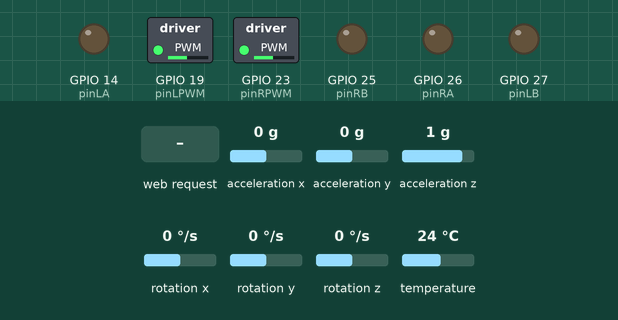
This sketch was run on a simulated ESP32. Shown: switched loads named in the sketch (green lamp = pin HIGH), output pins drawn as LEDs (lit = HIGH). The test bench sets the inputs (shaded band); at power-on: acceleration x 0 g, acceleration y 0 g, acceleration z 1 g, rotation x 0 °/s, rotation y 0 °/s, rotation z 0 °/s, temperature 24 °C. WiFi joins after 1.5 s; servers stay silent unless stated; storage starts empty; what the sketch prints to the serial monitor is not drawn.

Above: at 3.2 s.
3.3 s: HTTP request GET /f received
At 3.9 s:
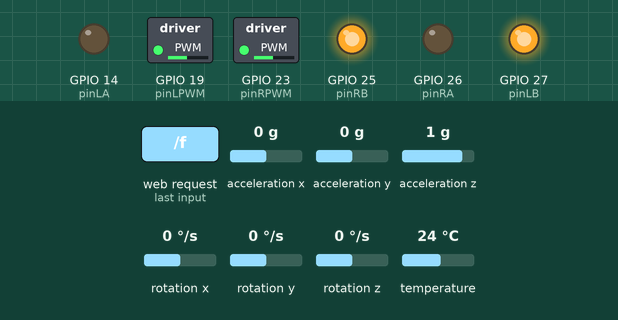
4.8 s: HTTP request GET /b received
At 6.0 s:
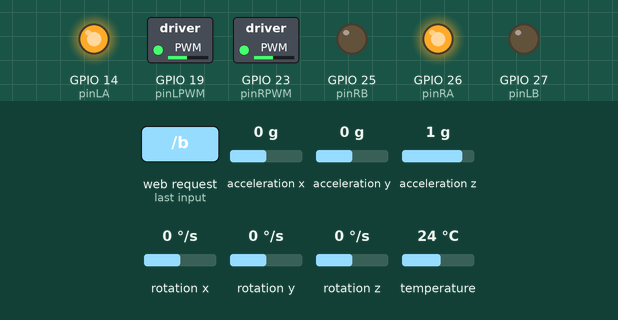
6.3 s: HTTP request GET /l received
At 7.4 s:
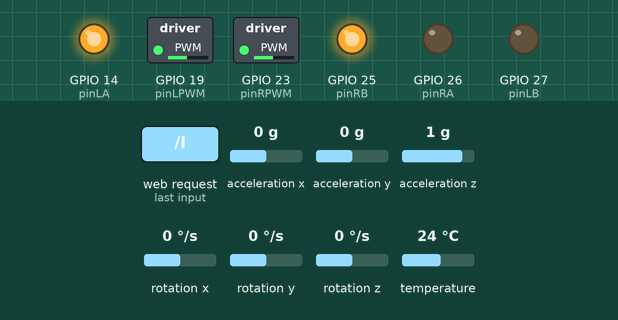
7.8 s: HTTP request GET /r received
At 8.5 s:
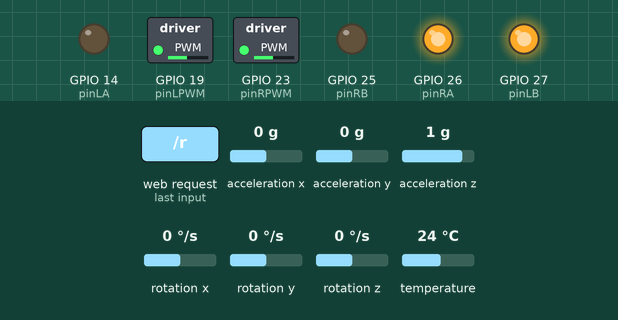
9.3 s: HTTP request GET /s received
At 9.6 s:
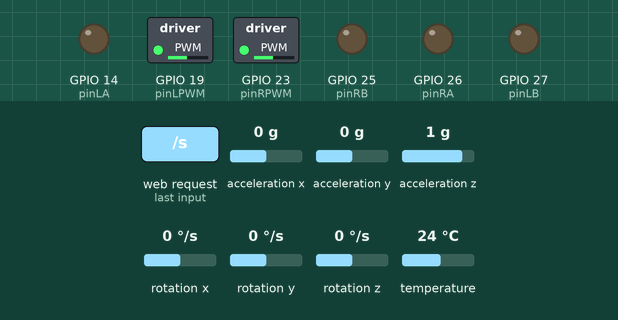
Timing chart, 0 to 11.8 s (numbered marks = the images above; inputs shaded):
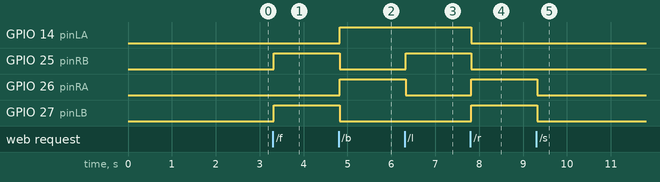

The sketch:

codigo_robo.ino
```cpp
#include <Arduino.h>
#include <WiFi.h>
#include <ESPAsyncWebServer.h>
#include <Wire.h>
#include <Adafruit_MPU6050.h>
#include <Adafruit_Sensor.h>
#include "SPIFFS.h"
#include "index.h"

#define ROTEADOR

#define pinLA 14
#define pinLB 27
#define pinLPWM 19
#define pinRA 26
#define pinRB 25
#define pinRPWM 23

#ifdef ROTEADOR
// const char* ssid = "Allicia30";
// const char* password = "123aaa123";
// const char* ssid = "TesteRobotics";
// const char* password = "RoboTQ9812w";
// const char* ssid = "ws_iot";
// const char* password = "Us0C0nc1enT3";
// const char* ssid = "Casa_Wifi2";
// const char* password = "@r1@n3mr";
const char* ssid = "Familia Santos-2.4G";
const char* password = "teste1234";
#else
const char* ssid = "ESP_Car";
const char* password = "carro123";
#endif

AsyncWebServer server(80);
AsyncEventSource events("/events");

Adafruit_MPU6050 mpu;

bool isLogging = false;
unsigned long startTime = 0;

String dataBuffer = "";
const int batchSize = 10;
int bufferCount = 0;

void motorStop() {
  digitalWrite(pinLA, LOW);
  digitalWrite(pinLB, LOW);
  digitalWrite(pinRA, LOW);
  digitalWrite(pinRB, LOW);
}

void motorForward() {
  digitalWrite(pinLA, LOW);
  digitalWrite(pinLB, HIGH);
  digitalWrite(pinRA, LOW);
  digitalWrite(pinRB, HIGH);
}

void motorBack() {
  digitalWrite(pinLA, HIGH);
  digitalWrite(pinLB, LOW);
  digitalWrite(pinRA, HIGH);
  digitalWrite(pinRB, LOW);
}

void motorLeft() {
  digitalWrite(pinLA, HIGH);
  digitalWrite(pinLB, LOW);
  digitalWrite(pinRA, LOW);
  digitalWrite(pinRB, HIGH);
}

void motorRight() {
  digitalWrite(pinLA, LOW);
  digitalWrite(pinLB, HIGH);
  digitalWrite(pinRA, HIGH);
  digitalWrite(pinRB, LOW);
}

void setup() {
  Serial.begin(115200);

  // Inicializa SPIFFS
  if (!SPIFFS.begin(true)) {
    Serial.println("Erro ao montar SPIFFS!");
    return;
  }

  // Inicializa Wi-Fi
#ifdef ROTEADOR
  WiFi.begin(ssid, password);
  Serial.print("Conectando ao Wi-Fi");
  while (WiFi.status() != WL_CONNECTED) {
    delay(1000);
    Serial.print(".");
  }
  Serial.println("\nConectado!");
  Serial.print("IP do servidor: ");
  Serial.println(WiFi.localIP());
#else
  WiFi.softAP(ssid, password);
  IPAddress IP = WiFi.softAPIP();
  Serial.print("IP do servidor: ");
  Serial.println(IP);
#endif

  // Inicializa I2C para o MPU6050
  Wire.begin(21, 22);
  if (!mpu.begin()) {
    Serial.println("Falha ao inicializar o MPU6050!");
    while (1) delay(10);
  }
  Serial.println("MPU6050 pronto!");

  mpu.setAccelerometerRange(MPU6050_RANGE_8_G);
  mpu.setGyroRange(MPU6050_RANGE_500_DEG);
  mpu.setFilterBandwidth(MPU6050_BAND_21_HZ);

  // Pinos do robô
  pinMode(pinLA, OUTPUT);
  pinMode(pinLB, OUTPUT);
  pinMode(pinLPWM, OUTPUT);
  pinMode(pinRA, OUTPUT);
  pinMode(pinRB, OUTPUT);
  pinMode(pinRPWM, OUTPUT);

  analogWrite(pinLPWM, 120);
  analogWrite(pinRPWM, 120);

  motorStop();

  // Serve arquivos estáticos (CSS, etc.)
  server.serveStatic("/", SPIFFS, "/");

  server.on("/", HTTP_GET, [](AsyncWebServerRequest *request){
    request->send_P(200, "text/html", INDEX_HTML);
  });

  server.on("/datalog", HTTP_GET, [](AsyncWebServerRequest *request){
    request->send(SPIFFS, "/datalog.txt", "text/plain", true);
  });

  server.on("/startlog", HTTP_GET, [](AsyncWebServerRequest *request){
    isLogging = true;
    startTime = millis();  // Zera o tempo base aqui
    File file = SPIFFS.open("/datalog.txt", FILE_WRITE);
    if (file) {
      file.println("timestamp, accX, accY, accZ, gyroX, gyroY, gyroZ");
      file.close();
    }
    request->send(200, "text/plain", "Logger iniciado.");
  });

  server.on("/stoplog", HTTP_GET, [](AsyncWebServerRequest *request){
    if (dataBuffer.length() > 0) {
      File file = SPIFFS.open("/datalog.txt", FILE_APPEND);
      if (file) {
        file.print(dataBuffer);
        file.close();
      }
      dataBuffer = "";
      bufferCount = 0;
    }

    isLogging = false;
    request->send(200, "text/plain", "Logger parado.");
  });

  // Comandos do robô
  server.on("/f", HTTP_GET, [](AsyncWebServerRequest *request){
    motorForward();
    request->send(200, "text/plain", "Frente");
  });

  server.on("/b", HTTP_GET, [](AsyncWebServerRequest *request){
    motorBack();
    request->send(200, "text/plain", "Trás");
  });

  server.on("/l", HTTP_GET, [](AsyncWebServerRequest *request){
    motorLeft();
    request->send(200, "text/plain", "Esquerda");
  });

  server.on("/r", HTTP_GET, [](AsyncWebServerRequest *request){
    motorRight();
    request->send(200, "text/plain", "Direita");
  });

  server.on("/s", HTTP_GET, [](AsyncWebServerRequest *request){
    motorStop();
    request->send(200, "text/plain", "Parar");
  });

  events.onConnect([](AsyncEventSourceClient *client){
    client->send("hello!", NULL, millis(), 1000);
  });
  server.addHandler(&events);

  server.begin();
}

unsigned long lastReadTime = 0;
const unsigned long readInterval = 100;

void loop() {
  unsigned long currentTime = millis();

  if (currentTime - lastReadTime >= readInterval) {
    lastReadTime = currentTime;

    sensors_event_t a, g, temp;
    mpu.getEvent(&a, &g, &temp);

    String json = "{";
    json += "\"accX\":" + String(a.acceleration.x, 2) + ",";
    json += "\"accY\":" + String(a.acceleration.y, 2) + ",";
    json += "\"accZ\":" + String(a.acceleration.z, 2) + ",";
    json += "\"gyroX\":" + String(g.gyro.x, 2) + ",";
    json += "\"gyroY\":" + String(g.gyro.y, 2) + ",";
    json += "\"gyroZ\":" + String(g.gyro.z, 2);
    json += "}";

    events.send(json.c_str(), "sensor_readings", millis());

    if (isLogging) {
      unsigned long timestamp = millis() - startTime;

      String line = String(timestamp) + ", " +
                    String(a.acceleration.x, 2) + ", " +
                    String(a.acceleration.y, 2) + ", " +
                    String(a.acceleration.z, 2) + ", " +
                    String(g.gyro.x, 2) + ", " +
                    String(g.gyro.y, 2) + ", " +
                    String(g.gyro.z, 2) + "\n";

      dataBuffer += line;
      bufferCount++;

      if (bufferCount >= batchSize) {
        File file = SPIFFS.open("/datalog.txt", FILE_APPEND);
        if (file) {
          file.print(dataBuffer);
          file.close();
        }
        dataBuffer = "";
        bufferCount = 0;
      }
    }
  }
}
```

index.h
```cpp
#pragma once

const char INDEX_HTML[] PROGMEM = R"rawliteral(
<!DOCTYPE html>
<html>
<head>
  <meta charset="UTF-8">
  <title>Robô ESP32 + MPU6050</title>
  <meta name="viewport" content="width=device-width, initial-scale=1">
  <link href="https://fonts.googleapis.com/css2?family=Roboto:wght@400;700&display=swap" rel="stylesheet">
  <style>
    body {
      font-family: 'Roboto', Arial, sans-serif;
      background: #EEF1F5;
      margin: 0;
      color: #333333;
      line-height: 1.6;
    }

    h1 {
      background: #1A4F7F;
      color: white;
      margin: 0;
      padding: 18px 25px;
      box-shadow: 0 4px 8px rgba(0, 0, 0, 0.15);
      text-align: center;
      font-size: 2.2em;
      letter-spacing: 0.5px;
    }

    .container {
        max-width: 1200px;
        margin: 30px auto;
        padding: 0 20px;
    }

    .row {
      display: flex;
      justify-content: center;
      gap: 30px;
      flex-wrap: wrap;
      margin-bottom: 30px;
    }

    .container > .row:last-child {
        margin-bottom: 0;
    }

    .card {
      background: white;
      padding: 30px;
      border-radius: 12px;
      box-shadow: 0 6px 18px rgba(0, 0, 0, 0.12);
      box-sizing: border-box;
      flex: 1 1 480px;
      transition: transform 0.2s ease-in-out, box-shadow 0.2s ease-in-out;
      min-width: 300px;
    }

    .card:hover {
      transform: translateY(-8px);
      box-shadow: 0 10px 25px rgba(0, 0, 0, 0.18);
    }

    h2 {
      color: #1A4F7F;
      margin-top: 0;
      margin-bottom: 20px;
      border-bottom: 2px solid #E0E4EB;
      padding-bottom: 12px;
      font-size: 1.8em;
    }

    .btn {
      display: inline-block;
      padding: 14px 28px;
      background: #3498DB;
      color: white;
      text-decoration: none;
      margin: 8px;
      border-radius: 8px;
      cursor: pointer;
      font-family: 'Roboto', sans-serif;
      font-size: 1.05em;
      font-weight: 500;
      text-align: center;
      border: none;
      transition: background 0.3s ease, transform 0.1s ease, box-shadow 0.2s ease;
      box-shadow: 0 4px 6px rgba(0, 0, 0, 0.1);
    }
    .btn:hover {
      background: #2980B9;
      transform: translateY(-3px);
      box-shadow: 0 6px 10px rgba(0, 0, 0, 0.15);
    }
    .btn:active {
      background: #1F6B9A;
      transform: translateY(0);
      box-shadow: 0 2px 4px rgba(0, 0, 0, 0.1);
    }
    .btn:focus {
      outline: none;
      box-shadow: 0 0 0 3px rgba(52, 152, 219, 0.5);
    }

    .btn.btn-logger-start {
      background: #2ECC71;
    }
    .btn.btn-logger-start:hover {
      background: #27AE60;
    }
    .btn.btn-logger-start:active {
      background: #219150;
    }
    .btn.btn-logger-stop {
      background: #E74C3C;
    }
    .btn.btn-logger-stop:hover {
      background: #C0392B;
    }
    .btn.btn-logger-stop:active {
      background: #A03025;
    }
    .btn.download {
      background: #34495E;
    }
    .btn.download:hover {
      background: #2C3E50;
    }
    .btn.download:active {
      background: #233140;
    }

    .btn.btn-emergency-stop {
      background: #E74C3C;
      font-size: 1.2em;
      padding: 18px 36px;
      margin-top: 25px;
      display: block;
      margin-left: auto;
      margin-right: auto;
      max-width: 280px;
      border-radius: 10px;
      box-shadow: 0 5px 15px rgba(231, 76, 60, 0.4);
    }
    .btn.btn-emergency-stop:hover {
      background: #C0392B;
      transform: translateY(-4px);
      box-shadow: 0 8px 20px rgba(231, 76, 60, 0.5);
    }
    .btn.btn-emergency-stop:active {
      background: #A03025;
      transform: translateY(0);
      box-shadow: 0 3px 8px rgba(231, 76, 60, 0.3);
    }
    .btn.btn-emergency-stop:focus {
      box-shadow: 0 0 0 4px rgba(231, 76, 60, 0.6);
    }

    .reading {
      font-size: 1.4em;
      margin-bottom: 10px;
      color: #555555;
      font-weight: 500;
    }

    #loggerControlCard .btn-group-primary {
      display: flex;
      justify-content: center;
      gap: 15px;
      margin-bottom: 10px;
      flex-wrap: wrap;
    }

    #loggerControlCard .btn-group-secondary {
      display: flex;
      justify-content: center;
      margin-bottom: 20px;
      flex-wrap: wrap;
    }

    #loggerStatus {
      font-weight: bold;
      margin-top: 20px;
      font-size: 1.15em;
      text-align: center;
      padding: 10px 20px;
      border-radius: 6px;
      display: inline-block;
      min-width: 180px;
      transition: background 0.3s ease, color 0.3s ease;
      display: block;
      margin-left: auto;
      margin-right: auto;
    }
    .logger-active {
      background: #D4EDDA;
      color: #155724;
      border: 1px solid #C3E6CB;
    }
    .logger-inactive {
      background: #F8D7DA;
      color: #721C24;
      border: 1px solid #F5C6CB;
    }

    #robotControlCard .control-grid {
      display: grid;
      grid-template-columns: repeat(3, 80px);
      gap: 20px;
      justify-content: center;
      margin-top: 25px;
    }

    .robot-control-btn {
      padding: 0;
      font-size: 2em;
      border-radius: 50%;
      width: 80px;
      height: 80px;
      display: flex;
      justify-content: center;
      align-items: center;
      background: #5DADE2;
      color: white;
      border: none;
      cursor: pointer;
      transition: background 0.3s ease, transform 0.1s ease, box-shadow 0.2s ease;
      box-shadow: 0 4px 6px rgba(0, 0, 0, 0.1);
    }
    .robot-control-btn:hover {
      background: #3498DB;
      transform: translateY(-4px);
      box-shadow: 0 6px 12px rgba(0, 0, 0, 0.15);
    }
    .robot-control-btn:active {
      background: #1F6B9A;
      transform: translateY(0);
      box-shadow: 0 2px 4px rgba(0, 0, 0, 0.1);
    }
    .robot-control-btn:focus {
        outline: none;
        box-shadow: 0 0 0 4px rgba(93, 173, 226, 0.5);
    }

    @media (max-width: 768px) {
      h1 {
        font-size: 1.8em;
        padding: 15px;
      }
      .container {
        padding: 0 15px;
      }
      .row {
        flex-direction: column;
        align-items: center;
        gap: 20px;
        margin-bottom: 20px;
      }
      .card {
        width: 95%;
        max-width: 400px;
        padding: 25px;
      }
      h2 {
        font-size: 1.5em;
        margin-bottom: 15px;
      }
      .btn {
        width: calc(50% - 16px);
        margin: 8px;
        padding: 12px 20px;
        font-size: 1em;
      }
      #loggerControlCard .btn-group-primary,
      #loggerControlCard .btn-group-secondary {
        justify-content: space-evenly;
        gap: 10px;
      }
      .robot-control-btn {
        width: 65px;
        height: 65px;
        font-size: 1.8em;
      }
      #robotControlCard .control-grid {
        grid-template-columns: repeat(3, 65px);
        gap: 15px;
      }
      .reading {
        font-size: 1.2em;
      }
      #loggerStatus {
        font-size: 1em;
        padding: 8px 15px;
      }
      .btn.btn-emergency-stop {
        width: calc(100% - 16px);
        max-width: none;
      }
    }

    @media (max-width: 480px) {
        .btn {
            width: calc(100% - 16px);
        }
        #loggerControlCard .btn-group-primary,
        #loggerControlCard .btn-group-secondary {
            flex-direction: column;
            align-items: center;
        }
        #robotControlCard .control-grid {
            grid-template-columns: repeat(3, 55px);
            gap: 10px;
        }
        .robot-control-btn {
            width: 55px;
            height: 55px;
            font-size: 1.6em;
        }
    }
  </style>
</head>
<body>
  <h1>Robô ESP32 + MPU6050</h1>
  <div class="container">
    <div class="row">
      <div class="card" id="gyroCard">
        <h2>Giroscópio</h2>
        <p class="reading">X: <span id="gyroX">0</span> °/s</p>
        <p class="reading">Y: <span id="gyroY">0</span> °/s</p>
        <p class="reading">Z: <span id="gyroZ">0</span> °/s</p>
      </div>

      <div class="card" id="accelerometerCard">
        <h2>Acelerômetro</h2>
        <p class="reading">X: <span id="accX">0</span> m/s²</p>
        <p class="reading">Y: <span id="accY">0</span> m/s²</p>
        <p class="reading">Z: <span id="accZ">0</span> m/s²</p>
      </div>
    </div>

    <div class="row">
      <div class="card" id="loggerControlCard">
        <h2>Logger</h2>
        <div class="btn-group-primary">
          <button class="btn btn-logger-start" onclick="startLogger()">Iniciar Logger</button>
          <button class="btn btn-logger-stop" onclick="stopLogger()">Parar Logger</button>
        </div>
        <div class="btn-group-secondary">
          <a href="/datalog" class="btn download" download="datalog.txt">Baixar Datalog</a>
        </div>
        <p id="loggerStatus" class="logger-inactive">Logger está desligado</p>
      </div>

      <div class="card" id="robotControlCard">
        <h2>Controles do Robô</h2>
        <div class="control-grid">
          <div></div>
          <button class="robot-control-btn" onmousedown="move('/f')" onmouseup="stop()">↑</button>
          <div></div>
          <button class="robot-control-btn" onmousedown="move('/l')" onmouseup="stop()">←</button>
          <button class="robot-control-btn" onmousedown="move('/b')" onmouseup="stop()">↓</button>
          <button class="robot-control-btn" onmousedown="move('/r')" onmouseup="stop()">→</button>
        </div>
        <button class="btn btn-emergency-stop" onclick="emergencyStop()">PARAR TUDO</button>
      </div>
    </div>
  </div>

<script>
  if (!!window.EventSource) {
    const source = new EventSource('/events');
    source.addEventListener('sensor_readings', function(e) {
      const data = JSON.parse(e.data);
      document.getElementById("accX").textContent = data.accX;
      document.getElementById("accY").textContent = data.accY;
      document.getElementById("accZ").textContent = data.accZ;
      document.getElementById("gyroX").textContent = data.gyroX;
      document.getElementById("gyroY").textContent = data.gyroY;
      document.getElementById("gyroZ").textContent = data.gyroZ;
    }, false);
  }

  let lastCommand = "";

  const commandMap = {
    'w': '/f',
    'arrowup': '/f',
    's': '/b',
    'arrowdown': '/b',
    'a': '/l',
    'arrowleft': '/l',
    'd': '/r',
    'arrowright': '/r'
  };

  document.addEventListener('keydown', function(event) {
    const key = event.key.toLowerCase();
    if (commandMap[key] && lastCommand !== key) {
      fetch(commandMap[key]);
      lastCommand = key;
    }
  });

  document.addEventListener('keyup', function(event) {
    const key = event.key.toLowerCase();
    if (commandMap[key]) {
      fetch("/s");
      lastCommand = "";
    }
  });

  function startLogger() {
    fetch("/startlog").then(() => {
      const statusElement = document.getElementById("loggerStatus");
      statusElement.textContent = "Logger está ativo";
      statusElement.classList.remove("logger-inactive");
      statusElement.classList.add("logger-active");
    });
  }

  function stopLogger() {
    fetch("/stoplog").then(() => {
      const statusElement = document.getElementById("loggerStatus");
      statusElement.textContent = "Logger está desligado";
      statusElement.classList.remove("logger-active");
      statusElement.classList.add("logger-inactive");
    });
  }

  function move(dir) {
    fetch(dir);
  }

  function stop() {
    fetch("/s");
  }

  function emergencyStop() {
    stop();
    stopLogger();
    console.log("Comando de emergência executado: Robô parado e Logger desligado.");
  }

  document.addEventListener('DOMContentLoaded', () => {
    const statusElement = document.getElementById("loggerStatus");
    statusElement.textContent = "Logger está desligado";
    statusElement.classList.add("logger-inactive");
  });
</script>
</body>
</html>
)rawliteral";
```

Measured:
- after the input at 3.3 s, GPIO 25 (pinRB), GPIO 27 (pinLB): LOW → HIGH at once
- after the input at 4.8 s, GPIO 14 (pinLA), GPIO 26 (pinRA): LOW → HIGH at once; GPIO 25 (pinRB), GPIO 27 (pinLB): HIGH → LOW at once
- after the input at 6.3 s, GPIO 25 (pinRB): LOW → HIGH at once; GPIO 26 (pinRA): HIGH → LOW at once
- after the input at 7.8 s, GPIO 14 (pinLA), GPIO 25 (pinRB): HIGH → LOW at once; GPIO 26 (pinRA), GPIO 27 (pinLB): LOW → HIGH at once
- after the input at 9.3 s, GPIO 26 (pinRA), GPIO 27 (pinLB): HIGH → LOW at once
